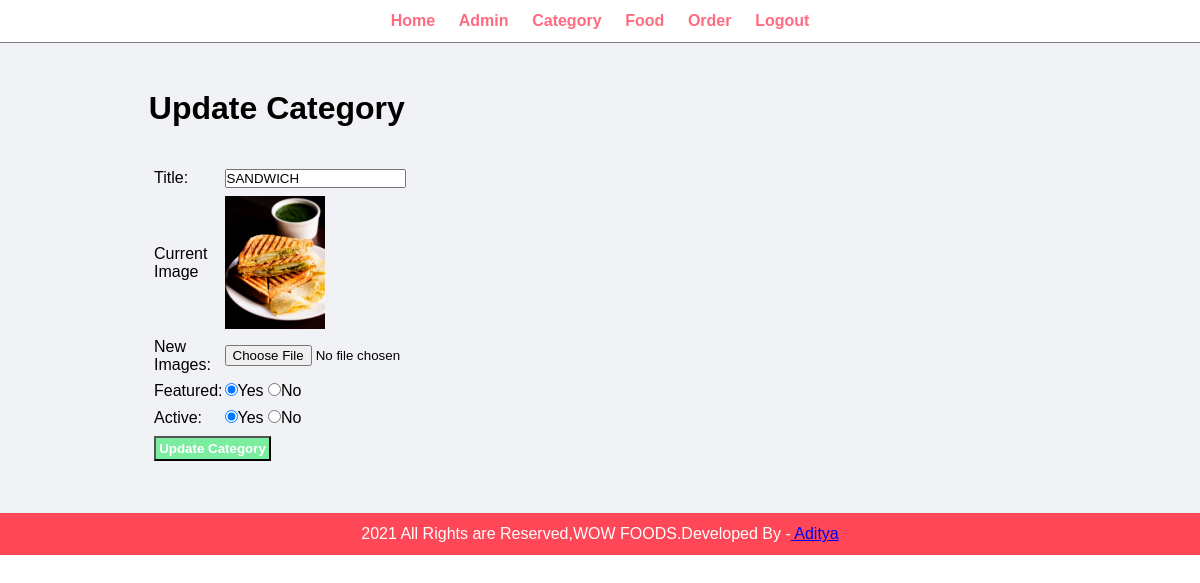
/admin/update-category.php?id=38&image_name=Food_Category_951.jpg (signed in), run on the app's committed database.
### tables this page shows
CREATE TABLE `tbl_categories` (
  `id` int(10) UNSIGNED NOT NULL,
  `title` varchar(100) NOT NULL,
  `image_name` varchar(255) NOT NULL,
  `featured` varchar(10) NOT NULL,
  `active` varchar(10) NOT NULL
);

### admin/update-category.php (the view, shortened to what this page needs)
<?php
include('partials/menu.php'); ?>
<div class="main-content">
    <div class="wrapper">
      <h1> Update Category</h1>
      <br><br>
      <?php
          if(isset($_GET['id']))
          {
            $id=$_GET['id'];
            $sql="SELECT * FROM tbl_categories WHERE id=$id";
            $res=mysqli_query($conn, $sql);
            $count = mysqli_num_rows($res);
            if($count==1)
            {
              $row=mysqli_fetch_assoc($res);
              $title = $row['title'];
              $current_image=$row['image_name'];
              $featured=$row['featured'];
              $active=$row['active'];
            }else
            {
                $_SESSION['no-category-found']="<div class='error'>Category Not Found.</div>";
                header('location:'.SITEURL.'admin/manage-category.php');
            }
          }else{
              header('location:'.SITEURL.'admin/manage-category.php');
          }
      ?>
      <form action="" method="POST" enctype="multipart/form-data">
      <table class="tbl-30">
        <tr>
            <td> Title: </td>
            <td>
              <input type="text" name="title" value="<?php echo $title ;?>">
            </td>
      </tr>
      <tr>
         <td>Current Image </td>
         <td><?php
            if($current_image != "")
            {
                ?>
                <img src="<?php echo SITEURL ; ?>images/category/<?php echo $current_image;?>" width="100px">
                <?php
            }else{
                echo "<div class='error'>Image Not Added.</div>";
            }
         ?></td>
      </tr>
      <tr>
          <td>New Images: </td>
          <td>
              <input type="file" name="image">
          </td>
      </tr>
      <tr>
           <td>Featured:</td>
           <td>
               <input <?php if($featured=="Yes"){echo "checked";} ?> type="radio" name="featured" value="Yes">Yes
               <input <?php if($featured=="No"){echo "checked";} ?> type="radio" name="featured" value="No">No
           </td>
       </tr>
       <tr>
           <td>Active:</td>
           <td>
               <input <?php if($active=="Yes"){echo "checked";} ?> type="radio" name="active" value="Yes">Yes
               <input <?php if($active=="No"){echo "checked";} ?> type="radio" name="active" value="No">No
           </td>
       </tr>
        <tr>
              <td colspan="2">
                 <input type="submit" name="submit" value="Update Category" class="btn-secondary">
              </td>
        </tr>
      </table>
      </form>
    </div>
</div>
<?php include('partials/footer.php');?>

### css/admin.css (style rules this page uses)
* { margin: 0; padding: 0; font-family: Arial, Helvetica, sans-serif; }
.wrapper { padding: 1%; width: 80%; margin: 0 auto; }
.tbl-30 { width: 30%; }
table tr td { padding: 1%; }
.btn-secondary { background-color: #7bed9f; padding : 1%; color: white; text-decoration:none; font-weight: bold; }
.main-content { background-color: #f1f2f6; padding: 3%; }

### data on the page
tbl_categories: title "SANDWICH", image_name (picture), featured "☑", active "☑"
